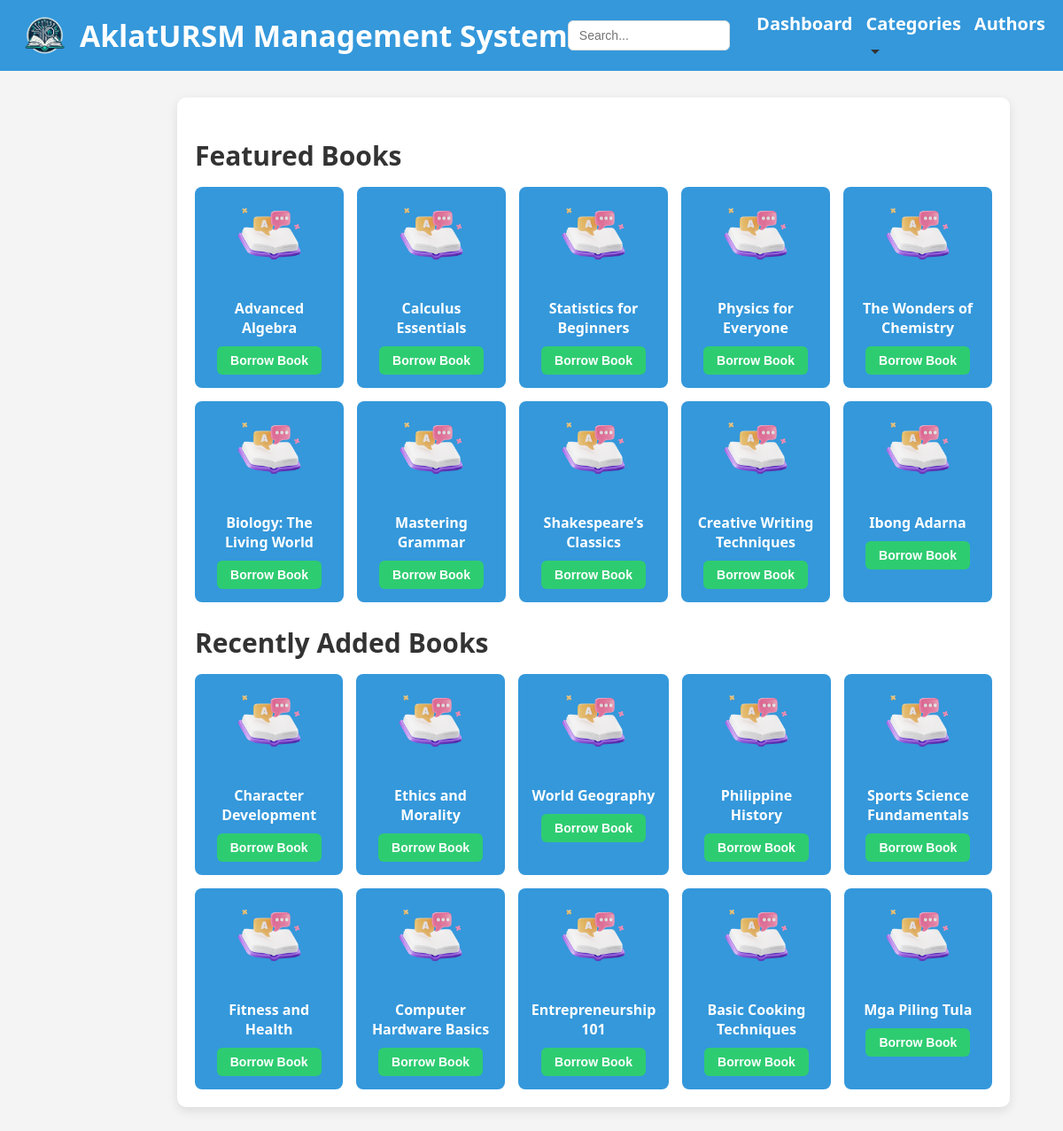
/pages/Dashboard.php, run on the app's committed database.
### tables this page shows
CREATE TABLE `books` (
  `id` int(11) NOT NULL,
  `title` varchar(255) NOT NULL,
  `subject` varchar(100) NOT NULL,
  `author` varchar(255) DEFAULT NULL,
  `publication_year` int(4) DEFAULT NULL,
  `cover_image` varchar(255) NOT NULL,
  `category_id` int(11) DEFAULT NULL
);

### pages/Dashboard.php (the view, shortened to what this page needs)
<?php
include '../validate/db.php';
function getFeaturedBooks($conn, $limit = 10) {
    $sql = "SELECT * FROM books ORDER BY id ASC LIMIT $limit";
    $result = $conn->query($sql);
    return $result;
}
function getRecentBooks($conn, $limit = 10) {
    $sql = "SELECT * FROM books ORDER BY id DESC LIMIT $limit";
    $result = $conn->query($sql);
    return $result;
}
function displayBooks($result, $source) {
    if ($result->num_rows > 0) {
        while ($row = $result->fetch_assoc()) {
            ?>
            <div class="book-item">
                <img src="booksicon.png" alt="Book Icon" class="book-icon">
                <p class="book-title"><?php echo htmlspecialchars($row['title']); ?></p>
                <form action="transaction.php" method="get">
                    <button type="submit" class="borrow-btn">Borrow Book</button>
                </form>
            </div>
            <?php
        }
    } else {
        echo "<p>No books found.</p>";
    }
}
?>
<!DOCTYPE html>
<html lang="en">
<head>
</head>
<body>
<header>
    <div class="header-left">
        <img src="../img/LMS_logo.png" alt="Library Logo" class="logo">
        <span class="system-title">AklatURSM Management System</span>
    </div>
    <div class="search-container">
        <input type="text" class="search-bar" placeholder="Search...">
        <div class="nav-links">
            <ul>
                <li><a href="dashboard.php">Dashboard</a></li>
                <li class="dropdown">
                    <a href="categories.php">Categories <span class="down-arrow"></span></a>
                </li>
                <li><a href="Authors.php">Authors</a></li>
            </ul>
        </div>
    </div>
</header>
<div class="container">
    <section class="book-section">
        <h2 style="font-size: 30px;">Featured Books</h2>
        <div class="book-grid">
            <?php
            $featuredBooks = getFeaturedBooks($conn, 10);
            displayBooks($featuredBooks, 'books');
            ?>
        </div>
    </section>
    <section class="book-section">
        <h2 style="font-size: 30px;">Recently Added Books</h2>
        <div class="book-grid">
            <?php
            $recentBooks = getRecentBooks($conn, 10);
            ?>
        </div>
    </section>
</div>
</body>
</html>

### pages/Dashboard.php (style rules this page uses)
body { font-family: 'Segoe UI', Tahoma, Geneva, Verdana, sans-serif; margin: 0; padding: 0; background-color: #f4f4f4; display: flex; flex-direction: column; min-height: 100vh; }
.container { width: 75%; margin-top: 30px; margin-bottom: 30px; margin-left: 200px; background-color: #fff; padding: 20px; border-radius: 10px; box-shadow: 0 4px 12px rgba(0, 0, 0, 0.1); }
header { background-color: #3498db; color: white; display: flex; align-items: center; justify-content: space-between; padding: 10px 20px; border-radius: 0; }
.header-left { display: flex; align-items: center; }
.logo { width: 60px; margin-right: 10px; }
.system-title { font-size: 2.1em; font-weight: 600; white-space: nowrap; }
.search-container { display: flex; align-items: center; flex-grow: 1; justify-content: flex-end; }
.search-bar { width: 55%; padding: 8px 12px; border: 1px solid #ddd; border-radius: 6px; box-sizing: border-box; font-size: 14px; margin-right: 15px; }
.nav-links { display: flex; align-items: center; }
.nav-links ul { list-style-type: none; margin: 0; padding: 0; display: flex; }
.nav-links ul li { margin-left: 15px; }
.nav-links ul li a { text-decoration: none; color: white; font-weight: 600; font-size: 20px; transition: color 0.3s ease; }
.book-section { margin-top: 20px; }
.book-section h2 { margin-bottom: 15px; color: #333; font-size: 20px; font-weight: 600; }
.book-grid { display: grid; grid-template-columns: repeat(5, 1fr); gap: 15px; }
.book-item { background-color: #3498db; color: white; padding: 15px; border-radius: 8px; text-align: center; transition: transform 0.3s ease, box-shadow 0.3s ease; }
.book-icon { width: 80px; height: 80px; margin-bottom: 10px; }
.book-title { margin-bottom: 10px; font-size: 16px; font-weight: 600; }
.borrow-btn { background-color: #2ecc71; color: white; padding: 8px 15px; border: none; border-radius: 6px; cursor: pointer; font-size: 14px; font-weight: 600; transition: background-color 0.3s ease; }
.dropdown { position: relative; display: inline-block; }
.down-arrow { display: inline-block; width: 0; height: 0; border-left: 5px solid transparent; border-right: 5px solid transparent; border-top: 5px solid #333; margin-left: 5px; }

### data on the page
books: title "Advanced Algebra"
books: title "Calculus Essentials"
books: title "Statistics for Beginners"
books: title "Physics for Everyone"
books: title "The Wonders of Chemistry"
books: title "Biology: The Living World"
books: title "Mastering Grammar"
books: title "Shakespeare’s Classics"
books: title "Creative Writing Techniques"
books: title "Ibong Adarna"
books: title "Character Development"
books: title "Ethics and Morality"
books: title "World Geography"
books: title "Philippine History"
books: title "Sports Science Fundamentals"
books: title "Fitness and Health"
books: title "Computer Hardware Basics"
books: title "Entrepreneurship 101"
books: title "Basic Cooking Techniques"
books: title "Mga Piling Tula"
